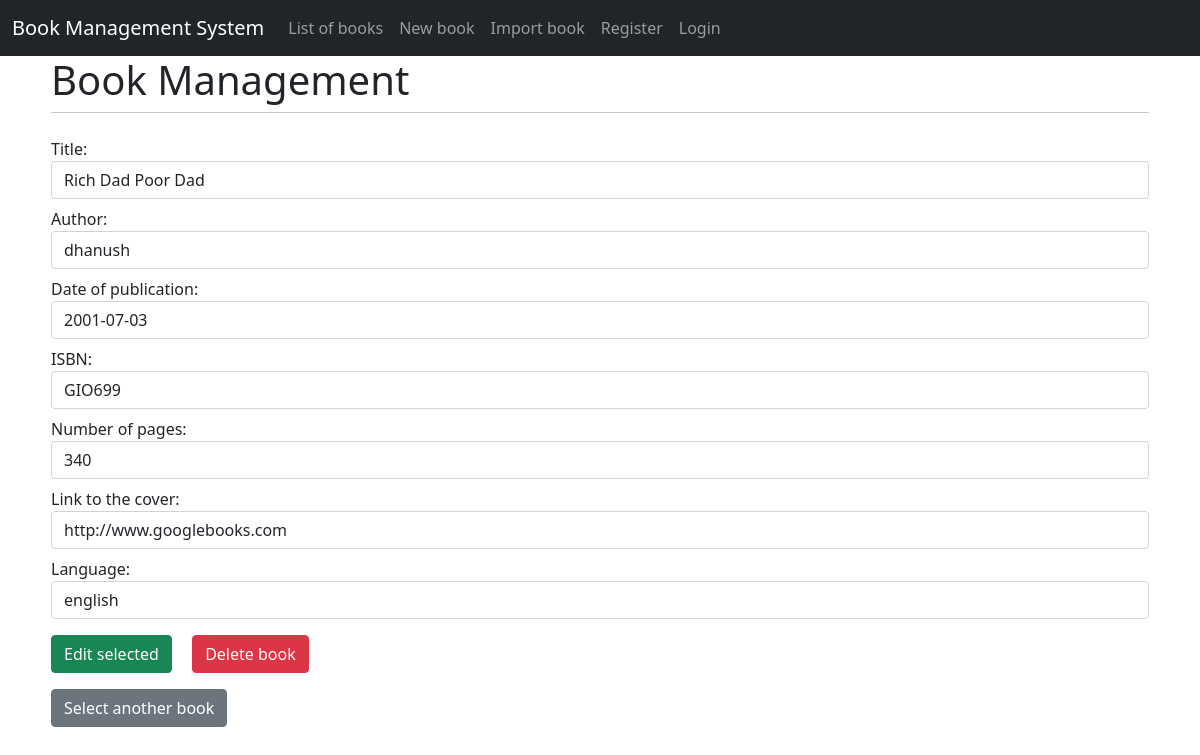
The app's page /edit/18/ with its own data.
### main/models.py (models this page shows, shortened)
class Books(models.Model):
    title = models.CharField(max_length=200)
    author = models.CharField(max_length=200)
    publication_date = models.DateField()
    isbn = models.CharField(max_length=30)
    page_count = models.IntegerField()
    front_page_link = models.URLField()
    language = models.CharField(max_length=40)

### main/views.py (the view)
# urls.py: path("edit/<int:item_id>/", views.edit, name="edit"),
def edit(request, item_id):
    if request.method == "POST":
        form = BookHandler(request.POST)
        if form.is_valid():
            title_var = form.cleaned_data["title"]
            author_var = form.cleaned_data["author"]
            publication_date_var = form.cleaned_data["publication_date"]
            isbn_var = form.cleaned_data["isbn"]
            page_count_var = form.cleaned_data["page_count"]
            front_page_link_var = form.cleaned_data["front_page_link"]
            language_var = form.cleaned_data["language"]
            if request.POST.get("create_new"):
                book = Books(
                    title=title_var,
                    author=author_var,
                    publication_date=publication_date_var,
                    isbn=isbn_var,
                    page_count=page_count_var,
                    front_page_link=front_page_link_var,
                    language=language_var,
                )
                book.save()
                messages.success(request, "Success! New book added!")
            elif request.POST.get("change_book"):
                book = Books(
                    id=item_id,
                    title=title_var,
                    author=author_var,
                    publication_date=publication_date_var,
                    isbn=isbn_var,
                    page_count=page_count_var,
                    front_page_link=front_page_link_var,
                    language=language_var,
                )
                book.save()
                messages.success(request, "Book changed successfully!")
            elif request.POST.get("delete_book"):
                book = Books.objects.get(id=item_id)
                book.delete()
                messages.success(request, "Book deleted successfully!")
                item_id = 0
            return HttpResponseRedirect("/edit/{}/".format(item_id))  # valid
        for errors in form.errors.values():  # validation error messages
            for error in errors:
                if error == "au_short":
                    messages.error(request, "Author's name is too short!")
                elif error == "pc_small":
                    messages.error(request, "The number of pages is too small!")
        return HttpResponseRedirect("/edit/{}/".format(item_id))  # not valid
    else:
        if item_id == 0:
            form = BookHandler()
        else:
            book = Books.objects.get(id=item_id)
            form = BookHandler(
                initial={
                    "title": book.title,
                    "author": book.author,
                    "publication_date": book.publication_date,
                    "isbn": book.isbn,
                    "page_count": book.page_count,
                    "front_page_link": book.front_page_link,
                    "language": book.language,
                }
            )
        return render(request, "main/edit.html", {"form": form, "item_id": item_id})

### main/templates/main/edit.html (shortened to what this page needs)
{% extends 'main/base.html' %}
{% block view_header %}
<h1>Book Management</h1>
{% endblock %}
{% block content %}
<form method="post" action="/edit/{{item_id}}/" class="form-group">
    <div class="form-group">
        {{form}}
    </div>
    {% if item_id == 0 %}
        <button type="submit", name="create_new", value="create_new" class="btn btn-success">Add new book</button>
    {% else %}
        <button type="submit", name="change_book", value="change_book" class="btn btn-success">Edit selected </button>
        <button type="submit", name="delete_book", value="delete_book" class="btn btn-danger ms-3">Delete book</button>
    {% endif %}
</form>
<form method="get" action="/list_of_books/"><button type="submit", class="btn btn-secondary mt-3">Select another book</button></form>
{% endblock %}

### records on screen
Books: title "Rich Dad Poor Dad", author "dhanush", publication_date "2001-07-03", isbn "GIO699", page_count "340", front_page_link "http://www.googlebooks.com", language "english"
